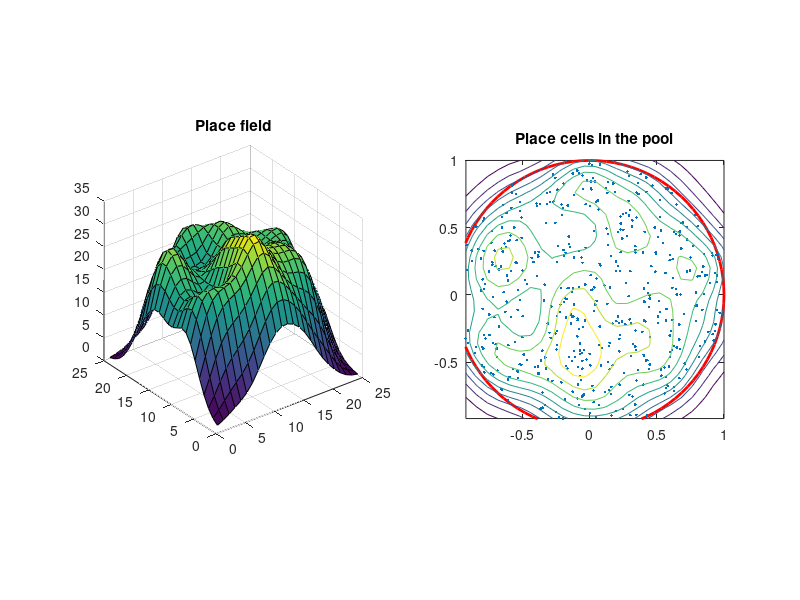

The MATLAB source for this figure: (Note: this script raises an error after producing the figure.)

% Computational Neuroscience
% week 10 DA99 

clear all

%    maze:
%
%    CRITIC              N     ACTOR
%                     NW | NE
%            C      W  \   /  E
%             \     \ SW   SE
%          wi  \     \ | S  /  zji
%               \     \| / /
% PLACE CELLS 1 2 ............ 493
%

rng(2); % set seed for repeatable random numbers

% PROBLEM SIZES
nj=8; % 8 actions = directions to choose from at any state
n_grid=25; % value map n_gridxn_grid

% TIMESTEPPING
T=120; % time out for each trial after 120 seconds
dt=0.1; % 0.1 second timesteps
nt=T/dt;
ntrial=25;

% POOL INFO
theta=[0:0.01:1]*2*pi;
pool_x = sin(theta);
pool_y = cos(theta);
theta_platform=1.75*pi;
r_platform=0.5;
x_platform = r_platform*sin(theta_platform); % mid platform position
y_platform = r_platform*cos(theta_platform);
dr_platform = 0.1/2; % platform radius 0.05 m (diameter is 0.1 m)
platform_x = x_platform+dr_platform*sin(theta);
platform_y = y_platform+dr_platform*cos(theta);

% GRID INFO
x_grid=[1:1:n_grid]*2/n_grid-1;
y_grid=[1:1:n_grid]*2/n_grid-1;
dgrid=2/n_grid;
[X,Y] = meshgrid(-1+dgrid:dgrid:1, -1+dgrid:dgrid:1);

% PLACECELL INFO
ni=493; % 493 place cells
xi=zeros(ni,1);
yi=zeros(ni,1);
si=0.16; % reach of place cell activation = 0.16 meter
f_grid=zeros(n_grid,n_grid);
f = @(xx,yy,ii) exp(-((xx-xi(ii)).^2+(yy-yi(ii)).^2)/(2*si^2))/sqrt(2*pi*si^2)/ni;

% Place place cells covering pool randomly, exactly 493
j=0;
for i=1:ni*10
    x=rand*2-1;
    y=rand*2-1;
    r=x^2+y^2;
    if (j<ni)&&(r<1)
        j=j+1;
        xi(j)=x; % random for now, may need a better covering of map
        yi(j)=y; 
    end
end
if j<493
    print 'did not place all cells'
end
% Repeat function definition for placed place cells
f = @(xx,yy,ii) exp(-((xx-xi(ii)).^2+(yy-yi(ii)).^2)/(2*si^2));

% PLACEMAP INFO
f_map=zeros(n_grid);
for ix=1:n_grid
    for iy=1:n_grid
        ff=f(X(ix,iy),Y(ix,iy),1:ni);
        f_map(ix,iy)=f_map(ix,iy)+sum(ff);
    end
end
figure;
ax1=subplot(1,2,1);
surf(ax1,f_map);
axis square;
title('Place field');
ax2=subplot(1,2,2);
plot(ax2, pool_x, pool_y, 'r-','linewidth',2); 
hold on;
plot(ax2, xi, yi,'.');
contour(ax2, x_grid, y_grid, f_map);
axis equal;
title('Place cells in the pool');

% RAT INFO
v_rat=0.3; % swimming speed rat 0.3 m/s
x_rat=nan(nt,ntrial);
y_rat=nan(nt,ntrial);
theta_rat=nan(nt,ntrial); % swimming direction rat
rat_start_from_edge=0;
momentum=3;

% ACTOR INFO
theta=[0:1:7]/8*2*pi-pi; % angle directions for each of the 8 actions
dx=v_rat*dt*sin(theta); % dx directions for each of the 8 actions
dy=v_rat*dt*cos(theta); % dy directions for each of the 8 actions
zij=zeros(ni,nj);
zij_trial=zeros(ni,nj,ntrial);
ui_trial=zeros(ni,ntrial);
vi_trial=zeros(ni,ntrial);
aj=zeros(1,nj);
epsilon=0.1;
beta=2;

% CRITIC INFO
gamma=0.9975; % learning rate not given, need to play with this
wi=zeros(ni,1); % weights for all place cells
wi_trial=zeros(ni,ntrial);
C_grid=zeros(ntrial,n_grid,n_grid); % estimated value map (rows are y, columns are x) 

% Store itrial reward C C_next delta sum(epsilon*delta*fi)
record=zeros(nt, 5);
% TRIALS
for itrial=1:ntrial
    goal=0;
    t_rat=2*pi*(randi(4)-1)/4;%rand*2*pi; % position of rat starting anywhere along the edge of the pool
    x_rat(1,itrial)=(1-rat_start_from_edge)*sin(t_rat);
    y_rat(1,itrial)=(1-rat_start_from_edge)*cos(t_rat);
    theta_rat(1,itrial)=wrapToPi(t_rat+pi); % swimming direction of the rat swimming back towards the centre
    dx_prev=v_rat*dt*sin(-t_rat); % initialize previous heading
    dy_prev=v_rat*dt*cos(-t_rat); % initialize previous heading
    % TIMESTEPPING FOR SINGLE TRIAL
    for it=1:nt
        % ACTOR
        fi=f(x_rat(it,itrial),y_rat(it,itrial),1:ni); % formula (1), activity of each place cell for all dir
        aj=fi'*zij; % CC formula above (9), value for all dir
        pj=exp(beta*aj)/sum(exp(beta*aj)); % formula (9)
        j=randsample(nj,1,true,pj); % actor's choice of direction
        % Momentum
        dxj=(dx(j)+momentum*dx_prev)/(momentum+1);
        dyj=(dy(j)+momentum*dy_prev)/(momentum+1);
        xj=x_rat(it,itrial)+dxj; 
        yj=y_rat(it,itrial)+dyj;
        rj=sqrt(xj.^2+yj.^2);
        if rj>1 % bounce off edge of pool
            dxj=-dxj;
            dyj=-dxj;
        end
        xj=x_rat(it,itrial)+dxj; 
        yj=y_rat(it,itrial)+dyj;
        x_rat(it+1,itrial)=xj;
        y_rat(it+1,itrial)=yj;
        dx_prev=dxj;
        dy_prev=dyj;
        % CRITIC
        fi_next=f(x_rat(it+1,itrial),y_rat(it+1,itrial),1:ni);
        C=wi'*fi; % weights have changed so recalculate C for current location. 
        C_next=wi'*fi_next; % weights have changed so recalculate C for next location. 
        reward=0; % zero reward away from platform
        if (x_rat(it+1,itrial)-x_platform)^2+(y_rat(it+1,itrial)-y_platform)^2 < dr_platform^2
            reward=1; % reward=1 on platform
            goal=1;
        end
        delta=reward+gamma*C_next-C; % formula (7)
        wi=wi+epsilon*delta*fi; % formula (8), update wi for all neurons
        zij(:,j)=zij(:,j)+epsilon*delta*fi; % formula (10), update z for chosen action j = nearest angle ii(j,1)
        record(it,:)=[reward, C, C_next, delta, sum(epsilon*delta*fi)];
        if goal==1
            break;
        end
    end
    % update C_grid every trial, not every timestep which is expensive
    for ix=1:n_grid
        for iy=1:n_grid
            fi=f(X(ix,iy),Y(ix,iy),1:ni);
            C_grid(itrial,ix,iy)=wi'*fi;
        end
    end
    C_grid(itrial,:,:)=C_grid(itrial,:,:)/max(max(C_grid(itrial,:,:)));
    wi_trial(:,itrial)=wi;%/max(wi);
    zij_trial(:,:,itrial)=zij/max(max(zij));
    [mx,jmx]=max(zij,[],2);
    ui=sin(theta(jmx))';
    vi=cos(theta(jmx))';
    ui_trial(:,itrial)=ui;
    vi_trial(:,itrial)=vi;
    %sum(wi)
    %itrial
end



% plot the place cells in the circular pool
figure;
%scatter(xi,yi,abs(wi)*1000);
%plot(xi, yi,'.');
hold on;
plot(pool_x,pool_y,'linewidth',2);
plot(x_platform, y_platform,'bo','MarkerFaceColor','b','Markersize',10);
plot(platform_x,platform_y,'b-','linewidth',2);
plot(x_rat(:,ntrial),y_rat(:,ntrial),'r-','linewidth',0.1);
plot(x_rat(1,ntrial),y_rat(1,ntrial),'bo','Markersize',30);
plot(x_rat(nt,ntrial),y_rat(nt,ntrial),'b*','Markersize',30);
Cp_plot=reshape(C_grid(ntrial,:,:),n_grid,n_grid);
contour(x_grid,y_grid,Cp_plot);
quiver(xi,yi,ui,vi);
axis equal;

figure;
Cp_2=reshape(C_grid(2,:,:),n_grid,n_grid);
Cp_7=reshape(C_grid(7,:,:),n_grid,n_grid);
Cp_22=reshape(C_grid(22,:,:),n_grid,n_grid);
axCp2=subplot(3,3,1); % value map after 2 trials
axCp7=subplot(3,3,2); % value map after 7 trials
axCp22=subplot(3,3,3); % value map after 22 trials
surf(axCp2,Cp_2);
surf(axCp7,Cp_7);
surf(axCp22,Cp_22);
%zmax=max([max(max(max(C_grid(2,:,:)))),max(max(max(C_grid(7,:,:)))),max(max(max(C_grid(22,:,:))))]);
axis(axCp2,[0 25 0 25 -Inf 1]);
axis(axCp7,[0 25 0 25 -Inf 1]);
axis(axCp22,[0 25 0 25 -Inf 1]);
%zlim(axCp2,[-Inf 1]);
%zlim(axCp7,[-Inf 1]);
%zlim(axCp22,[-Inf 1]);

axpa2=subplot(3,3,4); % preferred action map after 2 trials
axpa7=subplot(3,3,5); % preferred action map after 7 trials
axpa22=subplot(3,3,6); % preferred action map after 22 trials
plot(axpa2,pool_x,pool_y,'linewidth',2);
plot(axpa7,pool_x,pool_y,'linewidth',2);
plot(axpa22,pool_x,pool_y,'linewidth',2);
hold(axpa2,'on');
hold(axpa7,'on');
hold(axpa22,'on');
plot(axpa2,x_platform, y_platform,'bo','MarkerFaceColor','b','Markersize',3);
plot(axpa7,x_platform, y_platform,'bo','MarkerFaceColor','b','Markersize',3);
plot(axpa22,x_platform, y_platform,'bo','MarkerFaceColor','b','Markersize',3);
plot(axpa2,platform_x,platform_y,'b-','linewidth',2);
plot(axpa7,platform_x,platform_y,'b-','linewidth',2);
plot(axpa22,platform_x,platform_y,'b-','linewidth',2);
[DX_2,DY_2] = gradient(Cp_2,1,1);
[DX_7,DY_7] = gradient(Cp_7,1,1);
[DX_22,DY_22] = gradient(Cp_22,1,1);
contour(axpa2,x_grid,y_grid,Cp_2); % commented out because no contour yet which gives error
contour(axpa7,x_grid,y_grid,Cp_7);
contour(axpa22,x_grid,y_grid,Cp_22);
%scatter(axpa2,xi,yi,abs(wi_trial(:,2))*1000);
%scatter(axpa7,xi,yi,abs(wi_trial(:,7))*1000);
%scatter(axpa22,xi,yi,abs(wi_trial(:,22))*1000);
%quiver(axpa2,x_grid,y_grid,DX_2,DY_2);
%quiver(axpa7,x_grid,y_grid,DX_7,DY_7);
%quiver(axpa22,x_grid,y_grid,DX_22,DY_22);
quiver(axpa2,xi,yi,ui_trial(:,2),vi_trial(:,2));
quiver(axpa7,xi,yi,ui_trial(:,7),vi_trial(:,7));
quiver(axpa22,xi,yi,ui_trial(:,22),vi_trial(:,22));
axpa2.DataAspectRatio=[1,1,1];
axpa7.DataAspectRatio=[1,1,1];
axpa22.DataAspectRatio=[1,1,1];
axis(axpa2,[-1 1 -1 1]);
axis(axpa7,[-1 1 -1 1]);
axis(axpa22,[-1 1 -1 1]);

axpath2=subplot(3,3,7); % path the rat takes in 2nd trial
axpath7=subplot(3,3,8); % path the rat takes in 7th trial
axpath22=subplot(3,3,9); % path the rat takes in 22th trial
plot(axpath2,pool_x,pool_y,'linewidth',2);
plot(axpath7,pool_x,pool_y,'linewidth',2);
plot(axpath22,pool_x,pool_y,'linewidth',2);
hold(axpath2,'on');
hold(axpath7,'on');
hold(axpath22,'on');
plot(axpath2,x_platform, y_platform,'bo','MarkerFaceColor','b','Markersize',3);
plot(axpath7,x_platform, y_platform,'bo','MarkerFaceColor','b','Markersize',3);
plot(axpath22,x_platform, y_platform,'bo','MarkerFaceColor','b','Markersize',3);
plot(axpath2,platform_x,platform_y,'b-','linewidth',2);
plot(axpath7,platform_x,platform_y,'b-','linewidth',2);
plot(axpath22,platform_x,platform_y,'b-','linewidth',2);
plot(axpath2,x_rat(:,2),y_rat(:,2));
plot(axpath7,x_rat(:,7),y_rat(:,7));
plot(axpath22,x_rat(:,22),y_rat(:,22));
axpath2.DataAspectRatio=[1,1,1];
axpath7.DataAspectRatio=[1,1,1];
axpath22.DataAspectRatio=[1,1,1];
axis(axpath2,[-1 1 -1 1]);
axis(axpath7,[-1 1 -1 1]);
axis(axpath22,[-1 1 -1 1]);

        %tj=wrapToPi(theta_rat(it,itrial)+(1-momentum)*theta); % momentum 1:3 new direction : old direction
        %[TZ,TJ]=meshgrid(theta,tj); % directions tj are not the same as the 9 directions in theta
        %dT=abs(wrapToPi(TZ-TJ)); % difference between tj and each element of theta
        %[mm,ii]=sort(dT,2); % find theta closest to tj
        %zij_tj=zij(:,ii(:,1)); % pick up the zij value for the theta closest to tj
        %aj=tanh(fi'*zij_tj); % formula above (9), value for all dir
